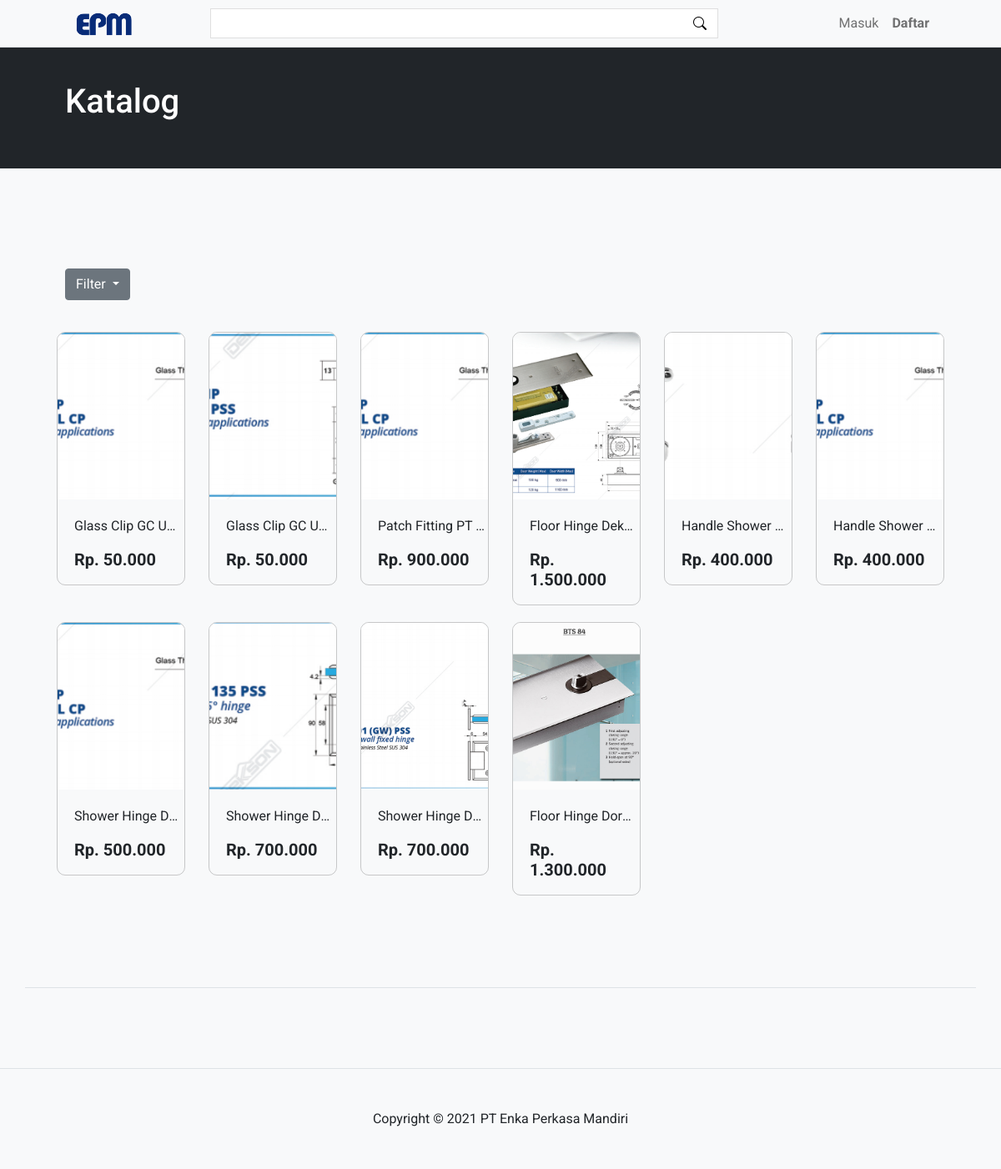
Page /index.php/katalog on the committed database.
### tables this page shows
CREATE TABLE `barang_data`  (
  `bd_id` int NOT NULL AUTO_INCREMENT,
  `bd_kategori` int NULL DEFAULT NULL,
  `bd_nama_barang` varchar(255) NULL DEFAULT NULL,
  `bd_harga` double(25, 2) NULL DEFAULT NULL,
  `bd_deskripsi` text NULL,
  `bd_stok` int NULL DEFAULT NULL,
  `bd_berat` int NULL DEFAULT NULL,
  `bd_gambar` varchar(255) NULL DEFAULT NULL,
  PRIMARY KEY (`bd_id`) USING BTREE,
  INDEX `fk_1`(`bd_kategori`) USING BTREE,
  CONSTRAINT `fk_1` FOREIGN KEY (`bd_kategori`) REFERENCES `kategori_barang` (`kb_id`) ON DELETE RESTRICT ON UPDATE CASCADE
);

### application/controllers/Katalog.php (called while the page is built, shortened)
<?php
class Katalog extends CI_Controller {
	public function index()
	{
		$getorder = $_GET['order'];
		if($getorder=='termurah'){
			$order = 'order by bd_harga asc';
		}else if ($getorder=='termahal'){
			$order = 'order by bd_harga desc';
		}else if ($getorder=='terlaris'){
			$order = 'order by terjual desc';
		}else{
			$order = 'order by bd_id desc';
		}
		$data['search'] = $this->db->query("SELECT * from barang_data left join kategori_barang on kb_id = bd_kategori left join (select dp_barang,sum(dp_qty) terjual from detail_pesanan group by dp_barang)dp on dp_barang = bd_id $order")->result();
		$this->load->view('include/header');
		$this->load->view('include/navbar');
		$this->load->view('katalog',$data);
		$this->load->view('include/footer');
	}
}

### index.php (called while the page is built, shortened)
<?php
require_once BASEPATH.'core/CodeIgniter.php';

### application/views/katalog.php (the view, shortened to what this page needs)
<header class="bg-dark py-5 text-white">
    <div class="container px-5">
        <h1>Katalog</h1>
    </div>
</header>
<section class="bg-light py-5 border-bottom">
    <div class="container px-5 my-5 discount-section border-bottom">
    <br>
        <div class="text-left mb-5">
            <div class="dropdown">
              <button class="btn btn-secondary dropdown-toggle" type="button" id="dropdownMenuButton1" data-bs-toggle="dropdown" aria-expanded="false">
                Filter
              </button>
            </div>
        </div>
        <div class="row gx-5">
            <?php
            foreach($search as $search){
            ?>
            <div class="col-lg-2 col-6 item-discount" onclick="window.location.href='<?=base_url()?>barang?id_barang=<?=$search->bd_id?>'">
                <div class="box-discount">
                    <div class="item-gambar" style="background: url('<?=base_url()?>assets/images/accesoris/<?=$search->bd_gambar?>'); background-position: center; background-size: cover;">
                    </div>
                    <div class="discount item-jual-desc">
                        <p class="judul-item-jual"><?=$search->bd_nama_barang?></p>
                        <h2 class="h5 fw-bolder">Rp. <?=number_format($search->bd_harga,0,',','.')?></h2>
                    </div>
                </div>
            </div>
            <?php
            }
            ?>
        </div>
    </div>
</section>

### application/views/include/header.php (shortened to what this page needs)
<!DOCTYPE html>
<html lang="en">
    <head>
        <link href="https://cdn.jsdelivr.net/npm/bootstrap-icons@1.4.1/font/bootstrap-icons.css" rel="stylesheet" />
        <link href="<?=base_url()?>assets/css/css.css" rel="stylesheet" />
        <link href="<?=base_url()?>assets/css/styles.css" rel="stylesheet" />
    </head>

### application/views/include/navbar.php (shortened to what this page needs)
<body>
        <div class="d-flex" id="wrapper">
            <div id="page-content-wrapper">
                <nav class="navbar navbar-expand-lg navbar-light bg-light border-bottom fixed-top">
                        <div class="container px-5">
                            <div class="col-lg-2">
                                <div class="container">
                                    <a class="navbar-brand" href="<?=base_url()?>"><img class="img-fluid" src="<?=base_url()?>assets/images/logo.png" width="70px"></a>
                                </div>
                            </div>
                            <div class="col-lg-7 section-search">
                                <form action="<?=base_url()?>search" method="get">
                                    <input type="text" name="cari" class="form-mencari">
                                    <button class="search-button" type="submit"><i class="bi bi-search"></i></button>
                                </form>
                            </div>
                            <div class="col-lg-3">
                                <div class="collapse navbar-collapse" id="navbarSupportedContent">
                                    <ul class="navbar-nav ms-auto mt-2 mt-lg-0">
                                        <?php
                                        if($this->session->userdata('status')=="login"){
                                        ?>
                                        <li><a class="nav-link" href="<?=base_url()?>keranjang" title='Keranjang'><strong><i class="bi bi-cart"></i></strong></a>
                                        </li>
                                        <li><a class="nav-link" href="<?=base_url()?>daftar_belanja" title="Daftar Belanja"><strong><i class="bi bi-info-circle"></i></strong></a></li>
                                        <li><strong><a class="nav-link" href="<?=base_url()?>data_diri" title="Profil"><?=$this->session->userdata('ud_nama')?></a></strong></li>
                                        <li><a class="nav-link" href="<?=base_url()?>masuk/logout" title="Profil">Keluar</a></li>
                                        <?php
                                        }else{
                                        ?>
                                        <li><a class="nav-link" href="<?=base_url()?>masuk">Masuk</a></li>
                                        <li class="btn-daftar"><a class="nav-link" href="<?=base_url()?>daftar">Daftar</a></li>
                                        <?php
                                        }
                                        ?>
                                    </ul>
                                </div>
                            </div>
                        </div>
                </nav>

### application/views/include/footer.php (shortened to what this page needs)
        <footer class="py-5 bg-light">
            <div class="container px-5"><p class="m-0 text-center text-black">Copyright &copy; 2021 PT Enka Perkasa Mandiri</p></div>
        </footer>
    </body>
</html>

### assets/css/css.css (style rules this page uses)
* { font-family: 'Roboto', sans-serif; }
body { padding-top: 50px; }
.form-mencari { width: 100%; padding: 5px 20px 5px 10px; border: 1px solid rgba(0, 0, 0, 0.125); }
.section-search { position: relative; }
.search-button { position: absolute; right: 8px; top: 6px; background: transparent; border: 0; }
.btn-daftar { font-weight: bold; border-radius: 10px; color: #2980b9; }
.item-discount { margin-bottom: 40px; transition: 0.3s; }
.box-discount { border-radius: 10px; overflow: hidden; border: 1px solid rgba(0, 0, 0, 0.2); padding-bottom: 10px; margin: -10px; transition: 0.3s; }
.discount-section { padding-bottom: 80px; }
.item-gambar { height: 200px; margin-bottom: 20px; }
.item-jual-desc { margin: 0 20px; }
.judul-item-jual { width: 130px; white-space: nowrap; overflow: hidden; text-overflow: ellipsis; }

### rows in the picture
barang_data: bd_gambar (picture), bd_nama_barang "Glass Clip GC U…", bd_harga "50.000"
barang_data: bd_gambar (picture), bd_nama_barang "Glass Clip GC U…", bd_harga "50.000"
barang_data: bd_gambar (picture), bd_nama_barang "Patch Fitting PT…", bd_harga "900.000"
barang_data: bd_gambar (picture), bd_nama_barang "Floor Hinge Dek…", bd_harga "1.500.000"
barang_data: bd_gambar (picture), bd_nama_barang "Handle Shower…", bd_harga "400.000"
barang_data: bd_gambar (picture), bd_nama_barang "Handle Shower…", bd_harga "400.000"
barang_data: bd_gambar (picture), bd_nama_barang "Shower Hinge D…", bd_harga "500.000"
barang_data: bd_gambar (picture), bd_nama_barang "Shower Hinge D…", bd_harga "700.000"
barang_data: bd_gambar (picture), bd_nama_barang "Shower Hinge D…", bd_harga "700.000"
barang_data: bd_gambar (picture), bd_nama_barang "Floor Hinge Dor…", bd_harga "1.300.000"
